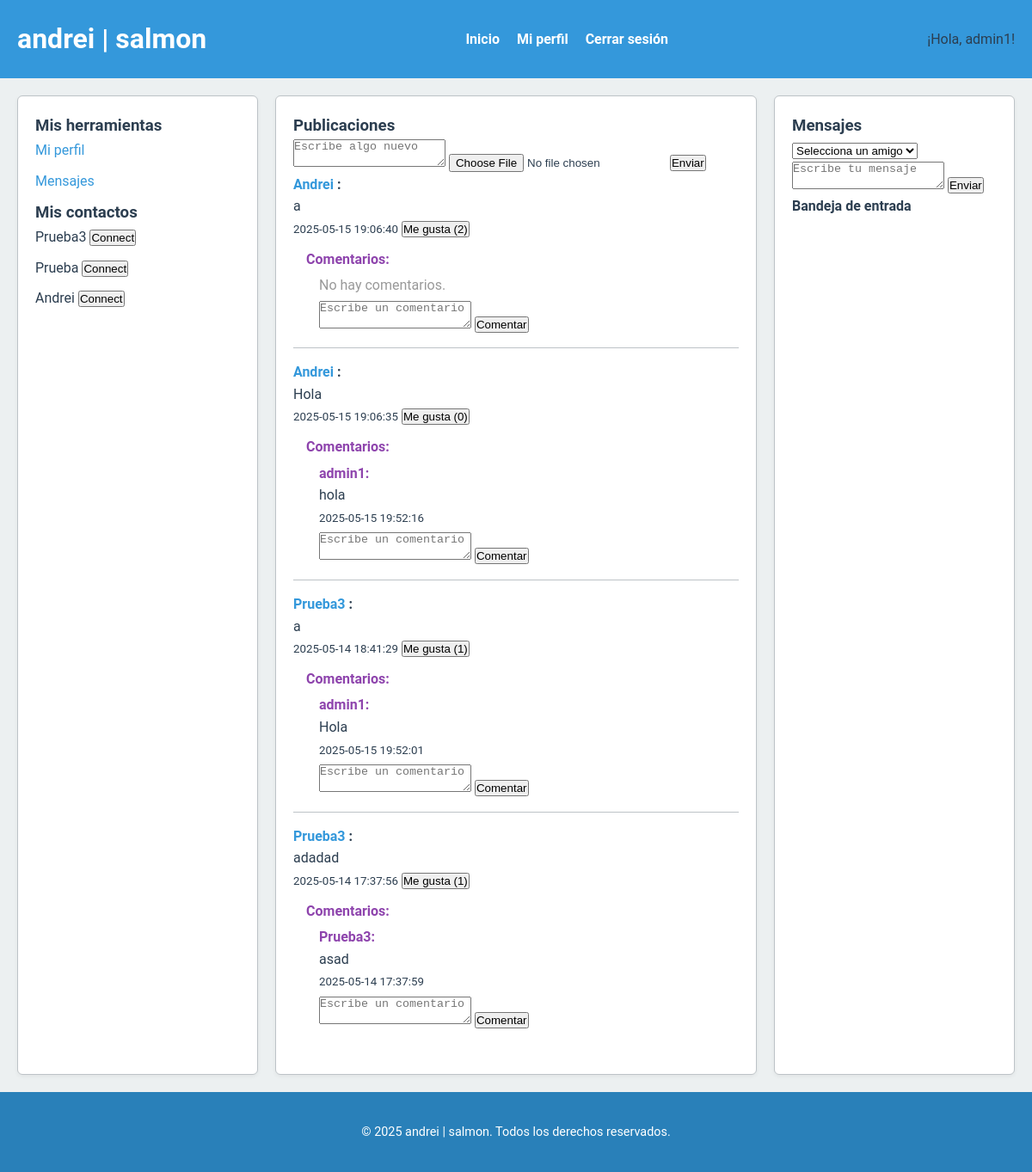
Screenshot of /index.php (signed in) with the database file from the repository.
### tables this page shows
CREATE TABLE users (
            id INTEGER PRIMARY KEY AUTOINCREMENT,
            username TEXT UNIQUE NOT NULL,
            password TEXT NOT NULL
        );

CREATE TABLE comments (
            id INTEGER PRIMARY KEY AUTOINCREMENT,
            post_id INTEGER NOT NULL,
            user_id INTEGER NOT NULL,
            content TEXT NOT NULL,
            created_at DATETIME DEFAULT CURRENT_TIMESTAMP,
            FOREIGN KEY(post_id) REFERENCES posts(id),
            FOREIGN KEY(user_id) REFERENCES users(id)
        );

### src/Models/User.php (called while the page is built, shortened)
<?php
class User {
    private $db;
    public function __construct($db) {
        $this->db = $db;
    }
    public function findById($id) {
        $stmt = $this->db->prepare('SELECT * FROM users WHERE id = ?');
        $stmt->bindValue(1, $id, SQLITE3_INTEGER);
        $result = $stmt->execute();
        return $result->fetchArray(SQLITE3_ASSOC);
    }
    public function getAllExcept($excludeId) {
        $stmt = $this->db->prepare('SELECT * FROM users WHERE id != ?');
        $stmt->bindValue(1, $excludeId, SQLITE3_INTEGER);
        $result = $stmt->execute();
        $users = [];
        while ($row = $result->fetchArray(SQLITE3_ASSOC)) {
            $users[] = $row;
        }
        return $users;
    }
}
?>

### src/Helpers/Utils.php (called while the page is built, shortened)
<?php
function escape($string) {
    return htmlspecialchars($string, ENT_QUOTES, 'UTF-8');
}
?>

### src/Models/Post.php (called while the page is built, shortened)
<?php
class Post {
    private $db;
    public function __construct($db) {
        $this->db = $db;
    }
    public function getFeedPosts($userId) {
        $stmt = $this->db->prepare('
            SELECT
                posts.id AS post_id,
                posts.user_id AS post_user_id,
                posts.content,
                posts.image_path,
                posts.created_at,
                users.username,
                (SELECT COUNT(*) FROM likes WHERE likes.post_id = posts.id) AS like_count
            FROM posts
            JOIN users ON posts.user_id = users.id
            WHERE posts.user_id = ?
               OR posts.user_id IN (SELECT friend_id FROM connections WHERE user_id = ?)
            ORDER BY posts.created_at DESC
        ');
        $stmt->bindValue(1, $userId, SQLITE3_INTEGER);
        $stmt->bindValue(2, $userId, SQLITE3_INTEGER);
        $result = $stmt->execute();
        $posts = [];
        while ($row = $result->fetchArray(SQLITE3_ASSOC)) {
            $posts[] = $row;
        }
        return $posts;
    }
}
?>

### src/Models/Comment.php (called while the page is built, shortened)
<?php
class Comment {
    private $db;
    public function __construct($db) {
        $this->db = $db;
    }
    public function getCommentsByPostId($postId) {
        $stmt = $this->db->prepare('
            SELECT c.*, u.username
            FROM comments c
            JOIN users u ON c.user_id = u.id
            WHERE c.post_id = ?
            ORDER BY c.created_at ASC
        ');
        $stmt->bindValue(1, $postId, SQLITE3_INTEGER);
        $result = $stmt->execute();
        $comments = [];
        while ($row = $result->fetchArray(SQLITE3_ASSOC)) {
            $comments[] = $row;
        }
        return $comments;
    }
}
?>

### views/home.php (the view, shortened to what this page needs)
<?php
include_once __DIR__ . '/header.php';
if (!isset($db)) {
    $db = (new Database())->getConnection();
}
require_once __DIR__ . '/../src/Models/Post.php';
$postModel = new Post($db);
$posts = $postModel->getFeedPosts($_SESSION['user_id']);
require_once __DIR__ . '/../src/Models/Comment.php';
$commentModel = new Comment($db);
foreach ($posts as &$post) {
    $post['comments'] = $commentModel->getCommentsByPostId($post['post_id']);
}
$others = $userModel->getAllExcept($_SESSION['user_id']);
?>
<main>
    <div class="left pane">
        <h3>Mis herramientas</h3>
        <ul>
            <li><a href="?action=profile">Mi perfil</a></li>
            <li><a href="#messages">Mensajes</a></li>
        </ul>
        <h3>Mis contactos</h3>
        <ul>
            <?php foreach ($others as $other): ?>
                <li>
                    <?php echo escape($other['username']); ?>
                    <form method="post" style="display:inline;">
                        <button type="submit">Connect</button>
                    </form>
                </li>
            <?php endforeach; ?>
        </ul>
    </div>
    <div class="center pane">
        <h3>Publicaciones</h3>
        <form method="post" enctype="multipart/form-data">
            <textarea name="content" placeholder="Escribe algo nuevo" required></textarea>
            <input type="file" name="image" accept=".jpg,.jpeg,.png">
            <button type="submit">Enviar</button>
        </form>
        <?php foreach ($posts as $post): ?>
            <div class="post">
                <strong>
                    <a href="?action=profile&user_id=<?php echo $post['post_user_id']; ?>">
                        <?php echo escape($post['username']); ?>
                    </a>:
                </strong>
                <p><?php echo escape($post['content']); ?></p>
                <small><?php echo escape($post['created_at']); ?></small>
                <form method="post" style="display:inline;">
                    <button type="submit">Me gusta (<?php echo $post['like_count']; ?>)</button>
                </form>
                <div class="comments" style="margin-top:10px;">
                    <strong>Comentarios:</strong>
                    <?php if (!empty($post['comments'])): ?>
                        <?php foreach ($post['comments'] as $comment): ?>
                            <div style="margin: 5px 0 0 15px;">
                                <strong><?php echo escape($comment['username']); ?>:</strong>
                                <p style="margin:0;"><?php echo escape($comment['content']); ?></p>
                                <small><?php echo escape($comment['created_at']); ?></small>
                            </div>
                        <?php endforeach; ?>
                    <?php else: ?>
                        <p style="margin: 5px 0 0 15px; color:#999;">No hay comentarios.</p>
                    <?php endif; ?>
                    <form method="post" style="margin-top: 5px; margin-left:15px;">
                        <textarea name="comment_content" rows="2" placeholder="Escribe un comentario" required></textarea>
                        <button type="submit">Comentar</button>
                    </form>
                </div>
            </div>
        <?php endforeach; ?>
    </div>
    <div class="right pane" id="messages">
        <h3>Mensajes</h3>
        <form method="post">
            <select name="recipient_id" required>
                <option value="" disabled selected>Selecciona un amigo</option>
            </select>
            <textarea name="message_content" placeholder="Escribe tu mensaje" required></textarea>
            <button type="submit">Enviar</button>
        </form>
        <h4>Bandeja de entrada</h4>
    </div>
</main>
<?php
include_once __DIR__ . '/footer.php';
?>

### views/header.php (shortened to what this page needs)
<!DOCTYPE html>
<html lang="es">
<head>
    <link rel="stylesheet" href="assets/css/styles.css">
</head>
<body>
<header>
    <div class="header-container">
        <h1>andrei | salmon</h1>
        <nav>
            <ul>
                <li><a href="index.php">Inicio</a></li>
                <li><a href="index.php?action=profile">Mi perfil</a></li>
                <li><a href="?action=logout">Cerrar sesión</a></li>
            </ul>
        </nav>
        <div class="user-info">
            <?php
            if (isset($user) && isset($user['username'])) {
                echo "¡Hola, " . escape($user['username']) . "!";
            } else {
                echo "¡Hola, Usuario!";
            }
            ?>
        </div>
    </div>
</header>

### public/assets/css/styles.css (style rules this page uses)
* { margin: 0; padding: 0; box-sizing: border-box; }
:root { --primary-color: #3498db; --primary-dark: #2980b9; --accent-color: #8e44ad; --bg-color: #ecf0f1; --text-color: #2c3e50; --divider-color: #bdc3c7; --error-color: #e74c3c; --font-family: 'Roboto', sans-serif; }
body { font-family: var(--font-family); font-size: 16px; background-color: var(--bg-color); color: var(--text-color); line-height: 1.6; }
header { background-color: var(--primary-color); padding: 20px 0; }
.header-container { max-width: 1200px; margin: 0 auto; padding: 0 20px; display: flex; justify-content: space-between; align-items: center; }
header h1 { font-size: 2rem; color: #fff; }
header nav ul { list-style: none; display: flex; gap: 20px; }
header nav ul li a { color: #fff; text-decoration: none; font-weight: bold; transition: color 0.2s ease-in-out; }
form { width: 100%; }
main { max-width: 1200px; margin: 20px auto; display: grid; grid-template-columns: 1fr 2fr 1fr; gap: 20px; padding: 0 20px; }
.pane { background: #fff; border: 1px solid var(--divider-color); border-radius: 6px; padding: 20px; box-shadow: 0 2px 5px rgba(0, 0, 0, 0.05); }
.pane ul { list-style: none; padding-left: 0; }
.pane ul li { margin-bottom: 10px; }
.post { border-bottom: 1px solid var(--divider-color); padding-bottom: 15px; margin-bottom: 15px; }
.post:last-child { border-bottom: none; }
.comments { margin-top: 10px; padding-left: 15px; }
.comments div { margin-bottom: 10px; }
.comments strong { color: var(--accent-color); }
a { text-decoration: none; color: var(--primary-color); transition: color 0.2s; }

### rows the page displays
users: username "admin1"
users: username "Prueba3"
users: username "Prueba"
users: username "Andrei"
comments: user.username "admin1", content "hola", created_at "2025-05-15 19:52:16"
comments: user.username "admin1", content "Hola", created_at "2025-05-15 19:52:01"
comments: user.username "Prueba3", content "asad", created_at "2025-05-14 17:37:59"

### other values shown
$post['username'] "Andrei"
$post['content'] "a"
$post['created_at'] "2025-05-15 19:06:40"
$post['like_count'] "2"
$post['content'] "Hola"
$post['created_at'] "2025-05-15 19:06:35"
$post['like_count'] "0"
$post['username'] "Prueba3"
$post['created_at'] "2025-05-14 18:41:29"
$post['like_count'] "1"
$post['content'] "adadad"
$post['created_at'] "2025-05-14 17:37:56"
